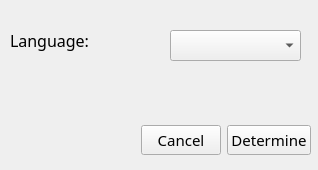
<?xml version="1.0" encoding="UTF-8"?>
<ui version="4.0">
 <class>SettingsWindow</class>
 <widget class="QMainWindow" name="SettingsWindow">
  <property name="geometry">
   <rect>
    <x>0</x>
    <y>0</y>
    <width>318</width>
    <height>170</height>
   </rect>
  </property>
  <property name="windowTitle">
   <string>Settings</string>
  </property>
  <widget class="QWidget" name="centralwidget">
   <widget class="QLabel" name="label">
    <property name="geometry">
     <rect>
      <x>10</x>
      <y>20</y>
      <width>301</width>
      <height>41</height>
     </rect>
    </property>
    <property name="font">
     <font>
      <family>Bahnschrift</family>
      <pointsize>12</pointsize>
      <weight>50</weight>
      <bold>false</bold>
     </font>
    </property>
    <property name="text">
     <string>Language:</string>
    </property>
   </widget>
   <widget class="QComboBox" name="langk">
    <property name="geometry">
     <rect>
      <x>170</x>
      <y>30</y>
      <width>131</width>
      <height>31</height>
     </rect>
    </property>
   </widget>
   <widget class="QWidget" name="layoutWidget">
    <property name="geometry">
     <rect>
      <x>0</x>
      <y>120</y>
      <width>311</width>
      <height>41</height>
     </rect>
    </property>
    <layout class="QHBoxLayout" name="horizontalLayout">
     <item>
      <spacer name="horizontalSpacer">
       <property name="orientation">
        <enum>Qt::Horizontal</enum>
       </property>
       <property name="sizeHint" stdset="0">
        <size>
         <width>40</width>
         <height>20</height>
        </size>
       </property>
      </spacer>
     </item>
     <item>
      <widget class="QPushButton" name="cancel">
       <property name="font">
        <font>
         <family>Bahnschrift</family>
         <pointsize>11</pointsize>
        </font>
       </property>
       <property name="text">
        <string>Cancel</string>
       </property>
      </widget>
     </item>
     <item>
      <widget class="QPushButton" name="Determine">
       <property name="font">
        <font>
         <family>Bahnschrift</family>
         <pointsize>11</pointsize>
        </font>
       </property>
       <property name="text">
        <string>Determine</string>
       </property>
      </widget>
     </item>
    </layout>
   </widget>
  </widget>
 </widget>
 <resources/>
 <connections/>
</ui>
